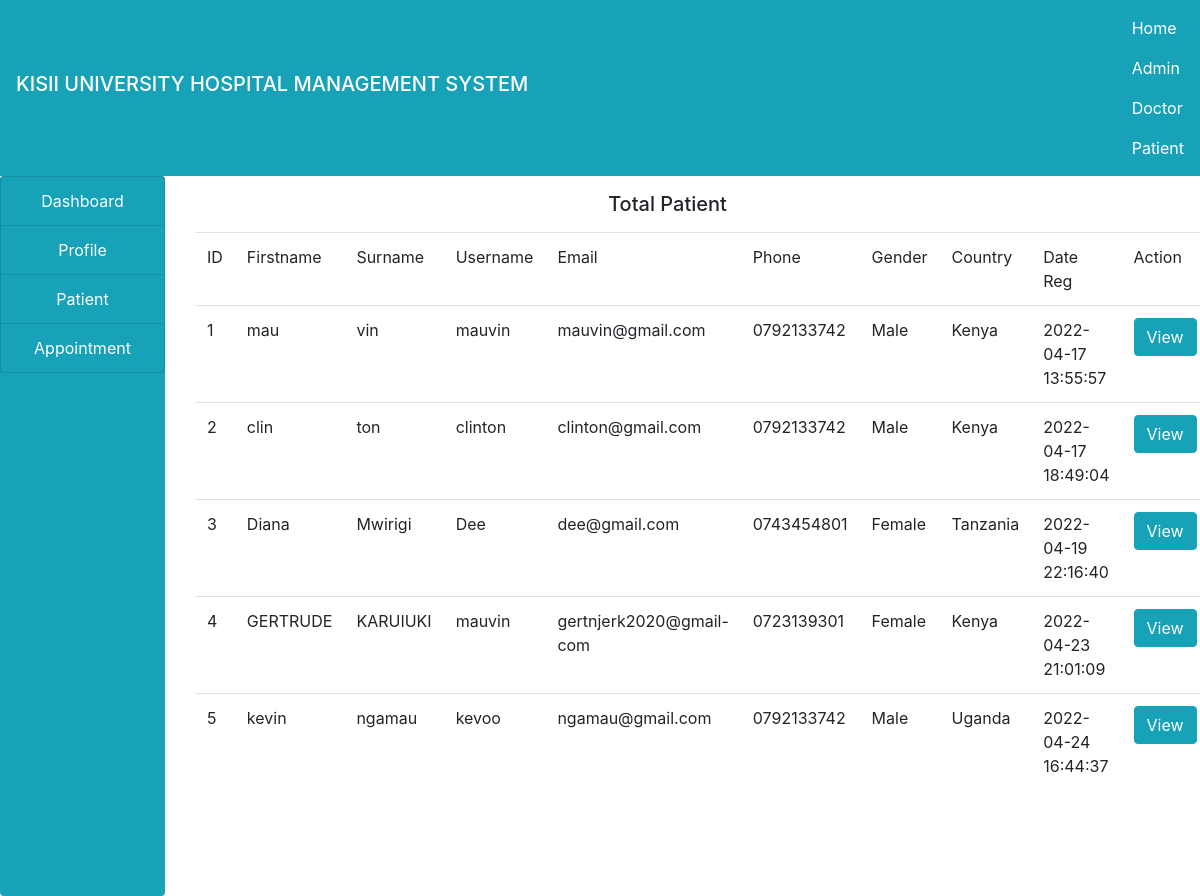
The app's page /doctor/patient.php with its own data.
### tables this page shows
CREATE TABLE IF NOT EXISTS `patient` (
  `id` int(100) NOT NULL AUTO_INCREMENT,
  `firstname` varchar(100) NOT NULL,
  `surname` varchar(100) NOT NULL,
  `username` varchar(100) NOT NULL,
  `email` varchar(100) NOT NULL,
  `phone` varchar(100) NOT NULL,
  `gender` varchar(100) NOT NULL,
  `country` varchar(100) NOT NULL,
  `password` varchar(100) NOT NULL,
  `date_reg` varchar(100) NOT NULL,
  `profile` varchar(100) NOT NULL,
  PRIMARY KEY (`id`)
);

### doctor/patient.php (the view, shortened to what this page needs)
<!DOCTYPE html>
<html>
<head>
</head>
<body>
	<?php
	include("../include/header.php");
	include("../include/connection.php");
	?>
	<div class="container-fluid">
		<div class="col-md-12">
			<div class="row">
				<div class="col-md-2" style="margin-left: -30px;">
					<?php
					include("sidenav.php");
					?>
				</div>
				<div class="col-md-10">
					<h5 class="text-center my-3">Total Patient</h5>
					<?php
					$query = "SELECT * FROM patient";
					$res = mysqli_query($connect,$query);
					$output = "";
					$output .="
					<table class='table table bordered'>
					<tr>
					<td>ID</td>
					<td>Firstname</td>
					<td>Surname</td>
					<td>Username</td>
					<td>Email</td>
					<td>Phone</td>
					<td>Gender</td>
					<td>Country</td>
					<td>Date Reg</td>
					<td>Action</td>
					</tr>
				";
				while ($row = mysqli_fetch_array($res)){
					$output .="
					<tr>
					<td>".$row['id']."</td>
					<td>".$row['firstname']."</td>
					<td>".$row['surname']."</td>
					<td>".$row['username']."</td>
					<td>".$row['email']."</td>
					<td>".$row['phone']."</td>
					<td>".$row['gender']."</td>
					<td>".$row['country']."</td>
					<td>".$row['date_reg']."</td>
					<td>
						<a href='view.php?".$row['id']."'>
							<button class='btn btn-info'>View</button>
							</a>
						</td>
					";
				}
				$output .="
				</tr>
				</table>";
				echo $output;
					?>
				</div>
			</div>
		</div>
	</div>
</body>
</html>

### records on screen
patient: id "1", firstname "mau", surname "vin", username "mauvin", email "mauvin@gmail.com", phone "0792133742", gender "Male", country "Kenya", date_reg "2022-04-17 13:55:57"
patient: id "2", firstname "clin", surname "ton", username "clinton", email "clinton@gmail.com", phone "0792133742", gender "Male", country "Kenya", date_reg "2022-04-17 18:49:04"
patient: id "3", firstname "Diana", surname "Mwirigi", username "Dee", email "dee@gmail.com", phone "0743454801", gender "Female", country "Tanzania", date_reg "2022-04-19 22:16:40"
patient: id "4", firstname "GERTRUDE", surname "KARUIUKI", username "mauvin", email "gertnjerk2020@gmail-com", phone "0723139301", gender "Female", country "Kenya", date_reg "2022-04-23 21:01:09"
patient: id "5", firstname "kevin", surname "ngamau", username "kevoo", email "ngamau@gmail.com", phone "0792133742", gender "Male", country "Uganda", date_reg "2022-04-24 16:44:37"
